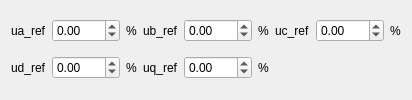
                    <widget class="QWidget" name="page_currentOpenLoop">
                     <layout class="QGridLayout" name="gridLayout_2">
                      <item row="0" column="0">
                       <widget class="QLabel" name="label">
                        <property name="text">
                         <string>ua_ref</string>
                        </property>
                       </widget>
                      </item>
                      <item row="0" column="1">
                       <widget class="QDoubleSpinBox" name="dSpinBox_ua">
                        <property name="minimum">
                         <double>-100.000000000000000</double>
                        </property>
                        <property name="maximum">
                         <double>100.000000000000000</double>
                        </property>
                       </widget>
                      </item>
                      <item row="0" column="2">
                       <widget class="QLabel" name="label_7">
                        <property name="text">
                         <string>%</string>
                        </property>
                       </widget>
                      </item>
                      <item row="0" column="3">
                       <widget class="QLabel" name="label_2">
                        <property name="text">
                         <string>ub_ref</string>
                        </property>
                       </widget>
                      </item>
                      <item row="0" column="4">
                       <widget class="QDoubleSpinBox" name="dSpinBox_ub">
                        <property name="minimum">
                         <double>-100.000000000000000</double>
                        </property>
                        <property name="maximum">
                         <double>100.000000000000000</double>
                        </property>
                       </widget>
                      </item>
                      <item row="0" column="5">
                       <widget class="QLabel" name="label_8">
                        <property name="text">
                         <string>%</string>
                        </property>
                       </widget>
                      </item>
                      <item row="0" column="6">
                       <widget class="QLabel" name="label_3">
                        <property name="text">
                         <string>uc_ref</string>
                        </property>
                       </widget>
                      </item>
                      <item row="0" column="7">
                       <widget class="QDoubleSpinBox" name="dSpinBox_uc">
                        <property name="minimum">
                         <double>-100.000000000000000</double>
                        </property>
                        <property name="maximum">
                         <double>100.000000000000000</double>
                        </property>
                       </widget>
                      </item>
                      <item row="0" column="8">
                       <widget class="QLabel" name="label_9">
                        <property name="text">
                         <string>%</string>
                        </property>
                       </widget>
                      </item>
                      <item row="1" column="0">
                       <widget class="QLabel" name="label_5">
                        <property name="text">
                         <string>ud_ref</string>
                        </property>
                       </widget>
                      </item>
                      <item row="1" column="1">
                       <widget class="QDoubleSpinBox" name="dSpinBox_ud">
                        <property name="minimum">
                         <double>-100.000000000000000</double>
                        </property>
                        <property name="maximum">
                         <double>100.000000000000000</double>
                        </property>
                       </widget>
                      </item>
                      <item row="1" column="2">
                       <widget class="QLabel" name="label_11">
                        <property name="text">
                         <string>%</string>
                        </property>
                       </widget>
                      </item>
                      <item row="1" column="3">
                       <widget class="QLabel" name="label_6">
                        <property name="text">
                         <string>uq_ref</string>
                        </property>
                       </widget>
                      </item>
                      <item row="1" column="4">
                       <widget class="QDoubleSpinBox" name="dSpinBox_uq">
                        <property name="minimum">
                         <double>-100.000000000000000</double>
                        </property>
                        <property name="maximum">
                         <double>100.000000000000000</double>
                        </property>
                       </widget>
                      </item>
                      <item row="1" column="5">
                       <widget class="QLabel" name="label_10">
                        <property name="text">
                         <string>%</string>
                        </property>
                       </widget>
                      </item>
                     </layout>
                    </widget>
